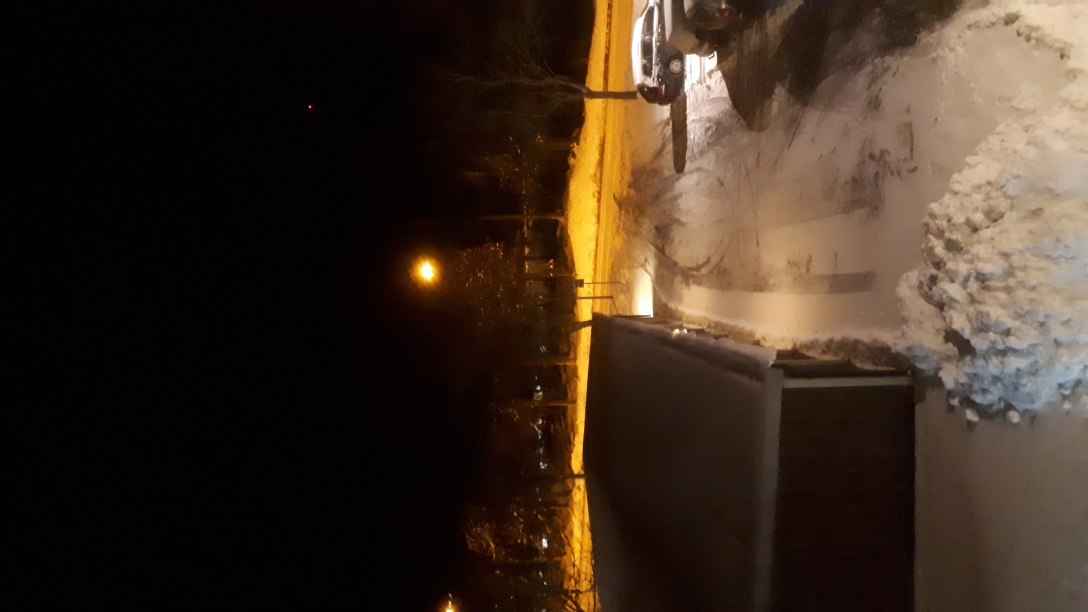
#> input picture cropped/20191129_191432.jpg, 3264 x 1836 px (shown at 1/3 size)
$ python crop_n_scale_images.py
#> lines starting #> are read from the running program, lines starting #| are printed output that depends on the picture; after the words box and inside, x2 and y2 are one past the last pixel; in counts of white or black regions, pixels touching at a corner belong together
import os
import sys
import shutil
from PIL import Image, ImageOps

def main():
	"""Get starting folder, copy folder, run crop function, & clean folder."""
	# get name of folder in cwd with original video images
	frames_folder = "video_frames"

	# prepare files & folders
	del_folders("cropped")
	shutil.copytree(frames_folder, "cropped")

	# run cropping function
	print("start cropping and scaling...")
	os.chdir("cropped")
	crop_images()
	clean_folder(prefix_to_save="cropped") # delete uncropped originals

	print("Done! \n")

def del_folders(name):
	"""If a folder with a named prefix exists in directory, delete it."""
#> called with name = 'cropped'
	contents = os.listdir()
	for item in contents:
		if os.path.isdir(item) and item.startswith(name):
			answer = input("Do you want to delete {} folder.").lower()
			if answer == "yes":
				shutil.rmtree(item)

def clean_folder(prefix_to_save):
	"""Delete all files in folder except those with a names prefix."""
	files = os.listdir()
	for file in files:
		if not file.startswith(prefix_to_save):
			os.remove(file)

def crop_images():
	"""Crop and scale images of a planet to box around planet."""
	files = os.listdir()
	for file_num, file in enumerate(files, start=1):
		with Image.open(file) as img:
#> img is the input picture: PIL image 3264x1836 RGB; mean R, G, B 60.1, 45.1, 32.5
			gray = img.convert('L')
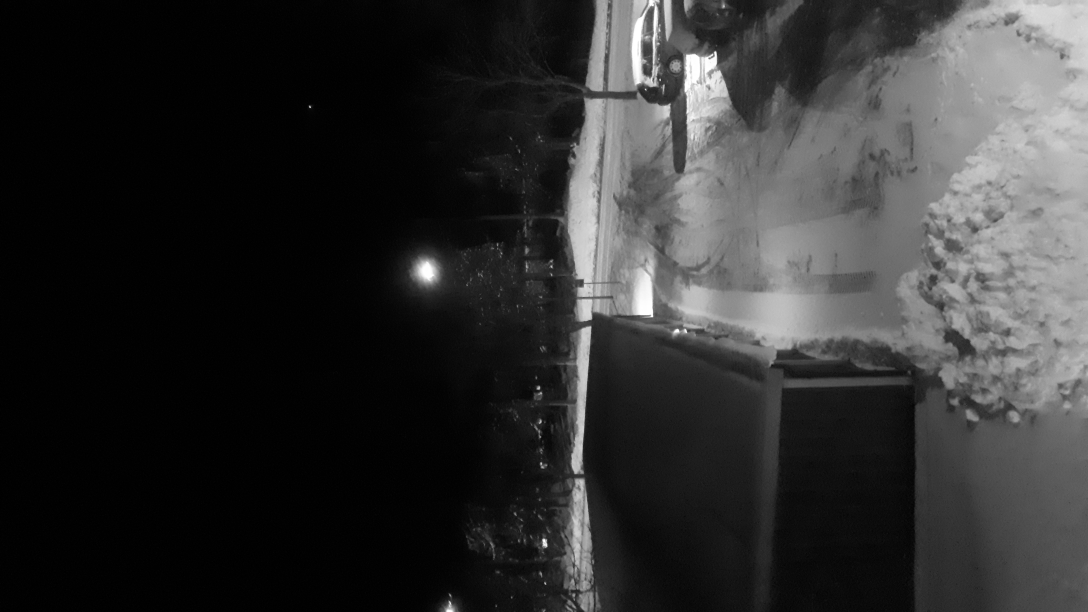
#> gray: PIL image 3264x1836 L (shown at 1/3 size); min 0, max 255, mean 48.2
			bw = gray.point(lambda x: 0 if x < 90 else 255)
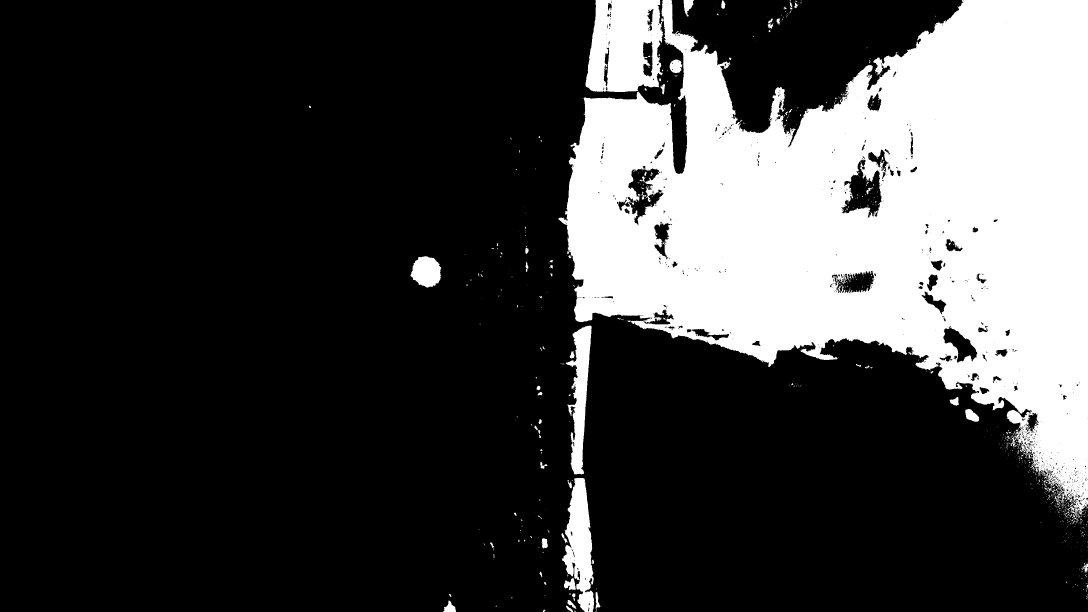
#> bw: PIL image 3264x1836 L (shown at 1/3 size); 24.5% white; 995 white regions (881 under 20 px), largest, box (x1, y1, x2, y2) and area: (1674, 0, 3264, 1545) 1357044, (1756, 0, 1990, 276) 51040, (1685, 1434, 1782, 1836) 22100
			box = bw.getbbox()
#> box = (927, 0, 3264, 1836)
			padded_box = (box[0]-20, box[1]-20, box[2]+20, box[3]+20)
#> padded_box = (907, -20, 3284, 1856)
			cropped = img.crop(padded_box)
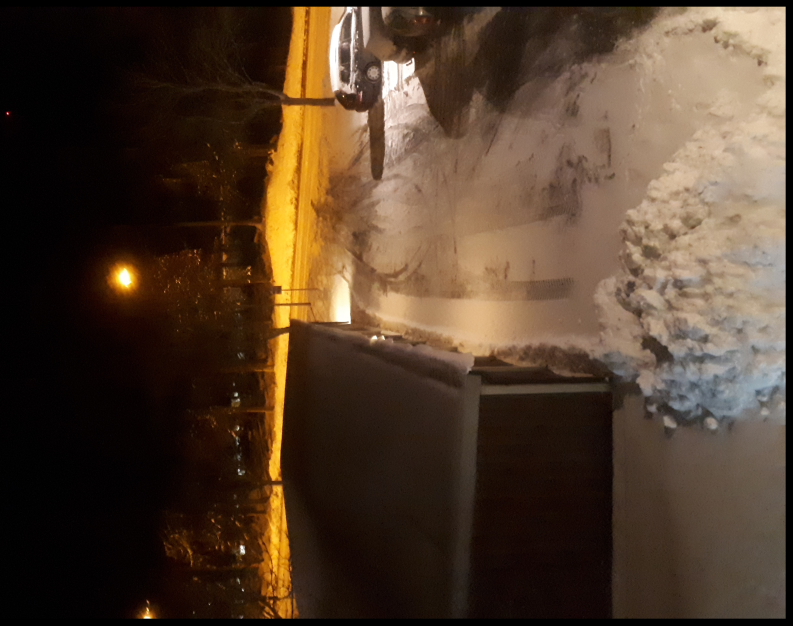
#> cropped: PIL image 2377x1876 RGB (shown at 1/3 size); mean R, G, B 80.3, 60.1, 43.1
			scaled = ImageOps.fit(cropped, (860, 860),
								Image.LANCZOS, 0, (0.5, 0.5))
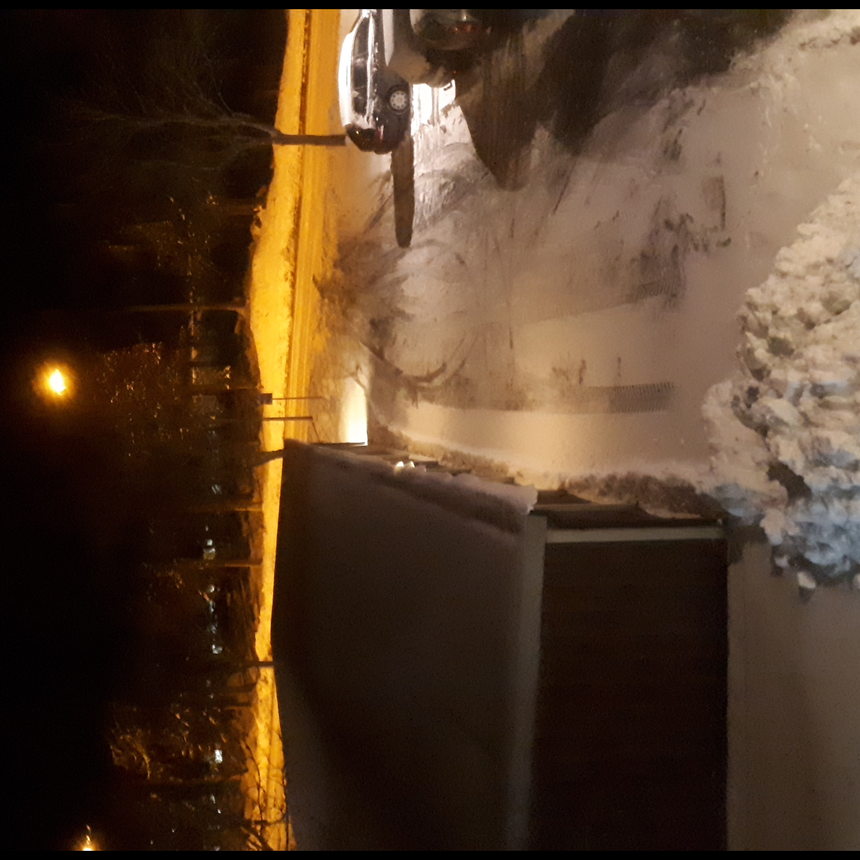
#> scaled: PIL image 860x860 RGB; mean R, G, B 82.8, 59.3, 39.7
			file_name = 'cropped_{}.jpg'.format(file_num)
			scaled.save(file_name, "JPEG")

if __name__ == '__main__':
	main()
